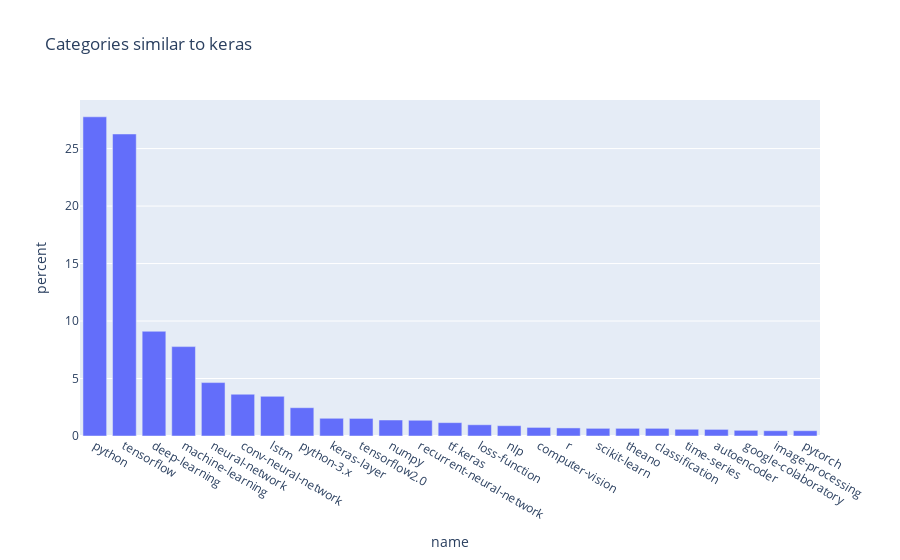

Notebook source saved alongside this figure:
### Code cell
build_chart("keras")

### Figure 1 — Plotly figure (JSON) as saved in the notebook; plotly's stock layout.template omitted (floating-point values rounded to 4 significant figures)
{"data": [{"alignmentgroup": "True", "hovertemplate": "name=%{x}<br>percent=%{y}<extra></extra>", "legendgroup": "", "marker": {"color": "#636efa", "pattern": {"shape": ""}}, "name": "", "offsetgroup": "", "orientation": "v", "showlegend": false, "textposition": "auto", "type": "bar", "x": ["python", "tensorflow", "deep-learning", "machine-learning", "neural-network", "conv-neural-network", "lstm", "python-3.x", "keras-layer", "tensorflow2.0", "numpy", "recurrent-neural-network", "tf.keras", "loss-function", "nlp", "computer-vision", "r", "scikit-learn", "theano", "classification", "time-series", "autoencoder", "google-colaboratory", "image-processing", "pytorch"], "xaxis": "x", "y": [27.76, 26.27, 9.109, 7.775, 4.646, 3.634, 3.45, 2.461, 1.541, 1.53, 1.392, 1.369, 1.162, 0.9776, 0.8971, 0.7476, 0.7016, 0.6671, 0.6671, 0.6671, 0.5865, 0.575, 0.4945, 0.46, 0.46], "yaxis": "y"}], "layout": {"barmode": "relative", "legend": {"tracegroupgap": 0}, "title": {"text": "Categories similar to keras"}, "xaxis": {"anchor": "y", "domain": [0, 1], "title": {"text": "name"}}, "yaxis": {"anchor": "x", "domain": [0, 1], "title": {"text": "percent"}}}}
